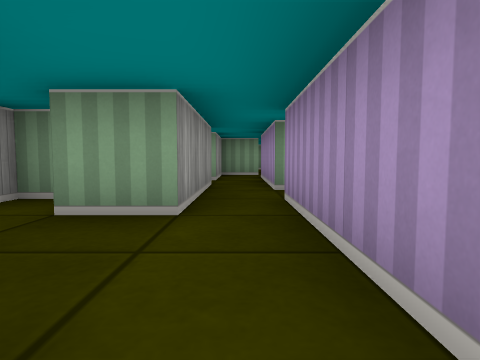
[1] (above)

15 first-person views from a walk through a cub3D ray-caster map. The camera is about half as high as the walls, tilts 4° down and sees 75° across. The floor is counted in squares. Each view is taken from the middle of a square. On the plan, view 1 faces up. The plan holds only what a view shows up to about 9 squares ahead; the rest is blank.

[2]
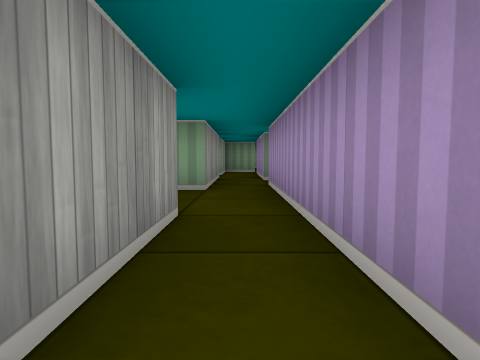

[3]
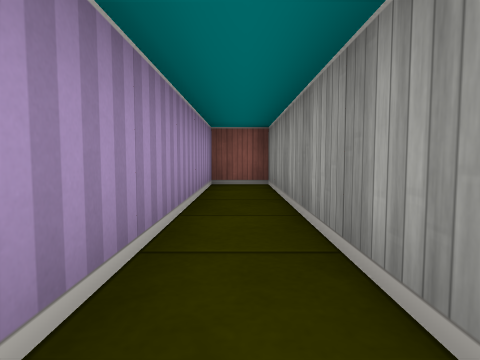

[4]
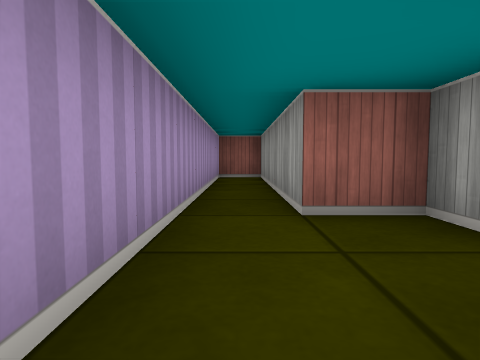

[5]
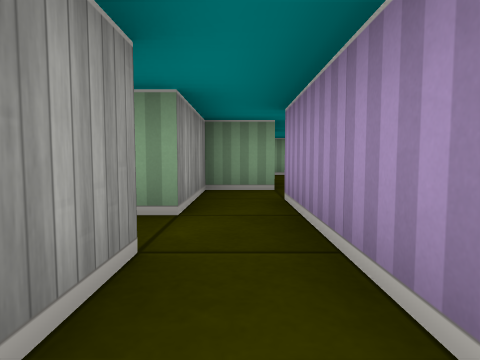

[6]
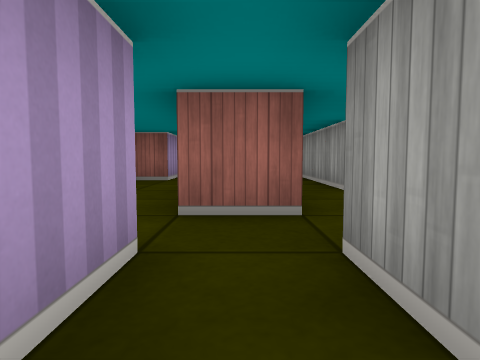

[7]
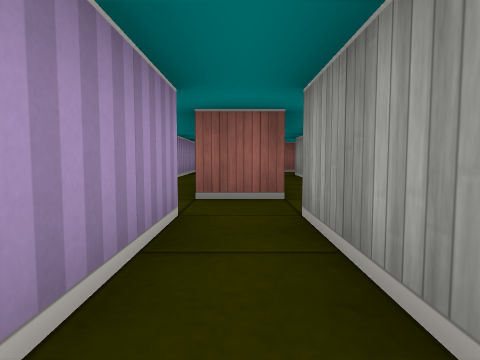

[8]
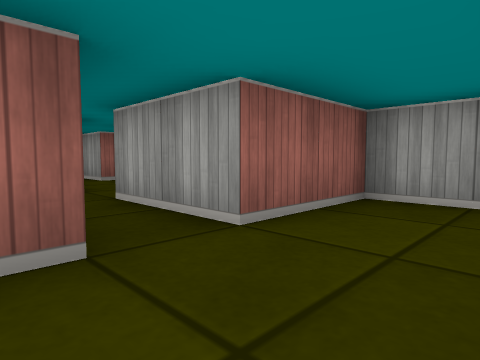

[9]
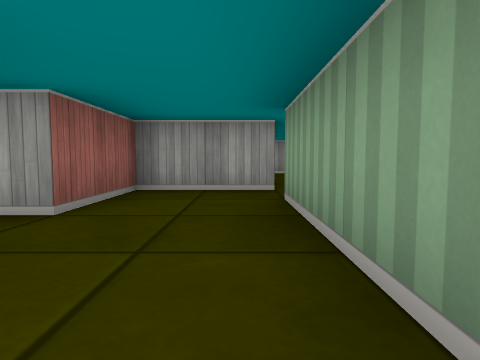

[10]
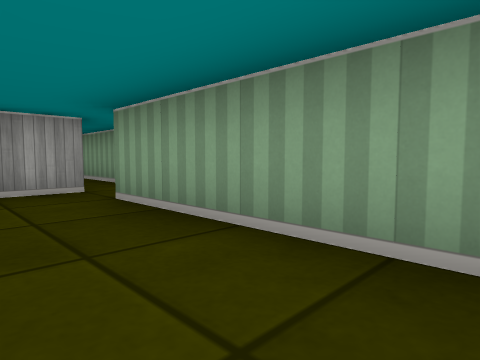

[11]
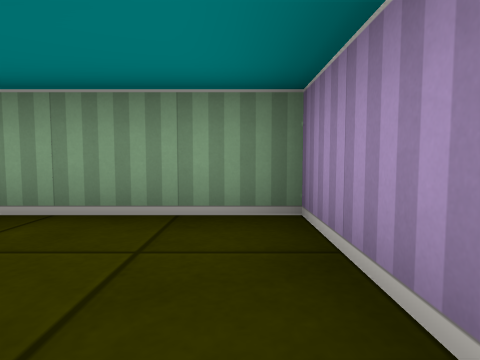

[12]
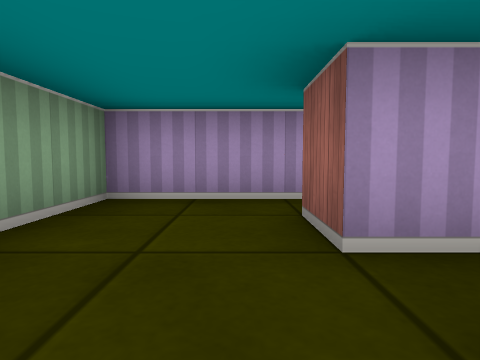

[13]
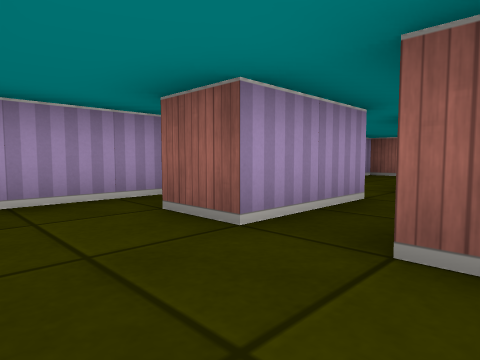

[14]
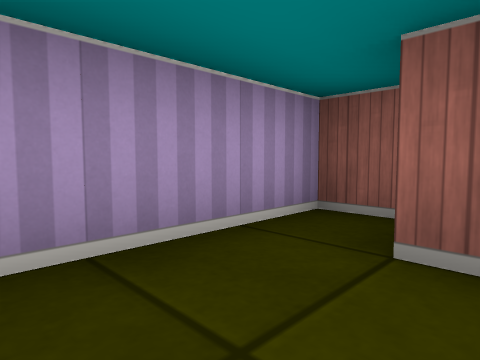

[15]
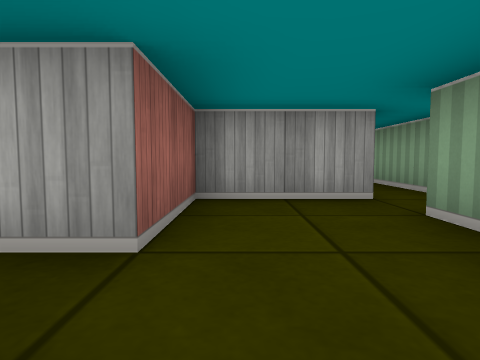

### Floor plan
Points are (right, up) in squares from view 1. A wall is a line through its corners. A room is listed if a view was taken in it or the views show most of it. See-through windows are left out.
Room 1 (views 1, 2, 3)
walls: (-1.5, 1.1) (-1.5, 0.5) (-0.5, 0.5) (-0.5, -4.5) (0.5, -4.5) (0.5, 2.5); (-0.5, 2.5) (-1.5, 2.5)
ways out: opening at (0, 3) to room 2; opening at (-1, 2)
Room 2 (views 4, 5)
walls: (-0.5, 4.5) (-0.5, 2.5); (0.5, 2.5) (0.5, 3.5)
ways out: opening at (0, 3) to room 1; opening at (0, 5) to room 4; opening at (1, 4)
Room 3 (views 6, 7, 8, 9, 10, 11, 12, 13, 14, 15)
walls: (2.8, 9.5) (3.5, 9.5) (3.5, 12.5) (-0.5, 12.5); (-0.5, 10.5) (0.5, 10.5) (0.5, 8.5); (1.5, 8.4) (1.5, 10.5) (2.5, 10.5)
ways out: opening at (0, 11.5); opening at (1, 9.5)
Room 4 (no view inside)
walls: (-0.5, 5.5) (-0.5, 4.5); (-0.5, 6.5) (-0.9, 6.5); (0.5, 4.5) (0.5, 6.5)
ways out: opening at (0, 5) to room 2; opening at (-1, 6); opening at (0, 7)

Positions as (right, up) in squares from view 1, and headings:
1: (0, 0), facing up
2: (0, -2), facing up
3: (0, 1), facing down
4: (0, 3), facing down
5: (0, 4), facing up
6: (1, 10), facing down
7: (1, 11), facing down
8: (2, 12), facing down-left
9: (3, 12), facing left
10: (3, 11), facing up-left
11: (3, 10), facing up
12: (0, 11), facing right
13: (0, 12), facing down-right
14: (2, 12), facing down-right
15: (2, 11), facing left
